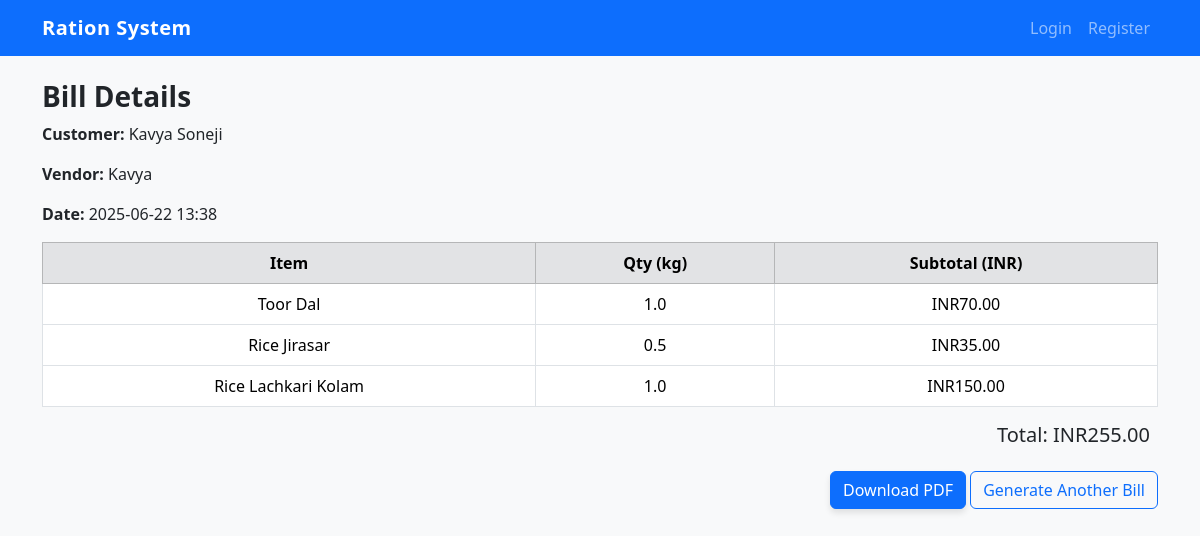
Page /bill/1 on the committed database.
### app.py (models this page shows)
class Customer(db.Model):
    id = db.Column(db.Integer, primary_key=True)
    name = db.Column(db.String(100), nullable=False)
    contact = db.Column(db.String(20), nullable=False)
    username = db.Column(db.String(100), unique=True, nullable=False)
    password = db.Column(db.String(100), nullable=False)

class Vendor(db.Model):
    id = db.Column(db.Integer, primary_key=True)
    name = db.Column(db.String(100), nullable=False)
    username = db.Column(db.String(100), unique=True, nullable=False)
    password = db.Column(db.String(100), nullable=False)

class Bill(db.Model):
    id = db.Column(db.Integer, primary_key=True)
    customer_id = db.Column(db.Integer, db.ForeignKey('customer.id'), nullable=False)
    vendor_id = db.Column(db.Integer, db.ForeignKey('vendor.id'), nullable=False)
    date = db.Column(db.DateTime, default=datetime.utcnow)
    total_amount = db.Column(db.Float, nullable=False)

class BillItem(db.Model):
    id = db.Column(db.Integer, primary_key=True)
    bill_id = db.Column(db.Integer, db.ForeignKey('bill.id'), nullable=False)
    item_id = db.Column(db.Integer, db.ForeignKey('item.id'), nullable=False)
    quantity = db.Column(db.Float, nullable=False)
    subtotal = db.Column(db.Float, nullable=False)

class Item(db.Model):
    id = db.Column(db.Integer, primary_key=True)
    name = db.Column(db.String(100), nullable=False)
    quantity = db.Column(db.Float, nullable=False)
    price_per_kg = db.Column(db.Float, nullable=False)

### app.py (the view)
@app.route('/bill/<int:bill_id>')
def bill_detail(bill_id):
    bill = Bill.query.get_or_404(bill_id)
    customer = Customer.query.get(bill.customer_id)
    vendor = Vendor.query.get(bill.vendor_id)
    bill_items = BillItem.query.filter_by(bill_id=bill.id).all()
    return render_template('bill.html', bill=bill, customer=customer, vendor=vendor, bill_items=bill_items)

### app.py (called while the page is built)
@app.template_filter('lookup_item_name')
def lookup_item_name(item_id):
    item = Item.query.get(item_id)
    return item.name if item else "Unknown"

### templates/bill.html
{% extends 'base.html' %}
{% block content %}
<h3 class="mt-3">Bill Details</h3>
<div class="mb-3">
    <p><strong>Customer:</strong> {{ customer.name }}</p>
    <p><strong>Vendor:</strong> {{ vendor.name }}</p>
    <p><strong>Date:</strong> {{ bill.date.strftime('%Y-%m-%d %H:%M') }}</p>
</div>
<table class="table table-bordered">
    <thead class="table-secondary text-center">
        <tr>
            <th>Item</th>
            <th>Qty (kg)</th>
            <th>Subtotal (INR)</th>
        </tr>
    </thead>
    <tbody>
        {% for item in bill_items %}
        <tr class="text-center">
            <td>{{ item.item_id | lookup_item_name }}</td>
            <td>{{ item.quantity }}</td>
            <td>INR{{ "%.2f"|format(item.subtotal) }}</td>
        </tr>
        {% endfor %}
    </tbody>
</table>
<h5 class="text-end me-2">Total: INR{{ "%.2f"|format(bill.total_amount) }}</h5>
<div class="text-end mt-4">
    <a href="{{ url_for('bill_pdf', bill_id=bill.id) }}" class="btn btn-primary">
        Download PDF
    </a>
    <a href="{{ url_for('generate_bill') }}" class="btn btn-outline-primary">
        Generate Another Bill
    </a>
</div>
{% endblock %}

### templates/base.html (shortened to what this page needs)
<!DOCTYPE html>
<html lang="en">
<head>
    <link href="https://cdn.jsdelivr.net/npm/bootstrap@5.3.3/dist/css/bootstrap.min.css" rel="stylesheet">
    <link rel="stylesheet" href="{{ url_for('static', filename='style.css') }}">
</head>
<body class="bg-light">
<nav class="navbar navbar-expand-lg navbar-dark bg-primary">
    <div class="container">
        <a class="navbar-brand" href="/">Ration System</a>
        <div class="collapse navbar-collapse">
            <ul class="navbar-nav ms-auto">
                {% if session.get('vendor_id') or session.get('customer_id') %}
                    <li class="nav-item"><a class="nav-link" href="/logout">Logout</a></li>
                {% else %}
                    <li class="nav-item"><a class="nav-link" href="/login">Login</a></li>
                    <li class="nav-item"><a class="nav-link" href="/register">Register</a></li>
                {% endif %}
            </ul>
        </div>
    </div>
</nav>
<div class="container mt-4">
    {% block content %}{% endblock %}
</div>
</body>
</html>

### static/style.css (style rules this page uses)
body { background-color: #f8f9fa; font-family: 'Segoe UI', sans-serif; }
h3 { color: #212529; font-weight: 600; }
.navbar-brand { font-weight: bold; letter-spacing: 0.5px; }
table th, table td { vertical-align: middle; }
.btn-primary, .btn-success { box-shadow: 0 4px 6px rgba(0,0,0,0.1); font-weight: 500; }

### rows in the picture
Customer: name "Kavya Soneji"
Vendor: name "Kavya"
Bill: date "2025-06-22 13:38", total_amount "255.00"
BillItem: item_id|lookup_item_name "Toor Dal", quantity "1.0", subtotal "70.00"
BillItem: item_id|lookup_item_name "Rice Jirasar", quantity "0.5", subtotal "35.00"
BillItem: item_id|lookup_item_name "Rice Lachkari Kolam", quantity "1.0", subtotal "150.00"
